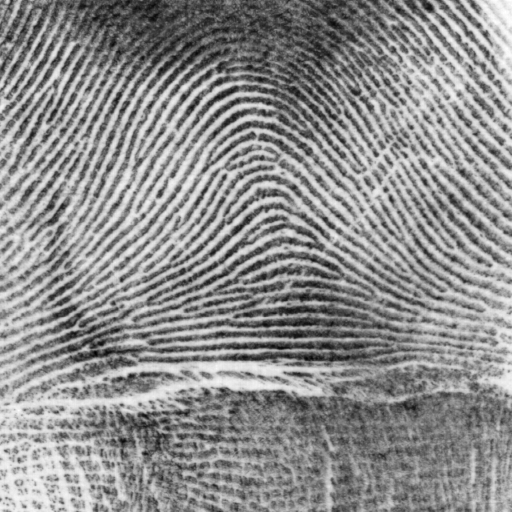
%> input picture Project2/fingerprint.png, 512 x 512 px
$ octave hw2_4_b_1.m   (GNU Octave 9; MATLAB toolbox functions it lacks are replaced by stand-ins)
%> lines starting %> are read from the running program, lines starting %| are printed output that depends on the picture; in (x1, y1, x2, y2) boxes, pixels count from 0 and x2, y2 are one past the last pixel; in counts of white or black regions, pixels touching at a corner belong together; the program's own positions count from 1
%> further down, I is the input picture: size 512x512 uint8; min 0, max 255, mean 141.5
### Project2/func_otsu.m
%Bi-segmentation(choose k which realize largest variance to total mean)
function [It, t] = func_otsu(I)
%I is from 0 to 255

f=I(:);%change to one column
f=double(f);
mg = mean(f);
%> mg = 141.5
vg = var(f);
%> vg = 2620.3
n = length(f);
%> n = 262144
for k = 1:255
    i1 = find(f<k);
    i2 = find(f>=k);
    n1 = length(i1);
    n2 = length(i2);
    m1 = mean(f(i1));
    m2 = mean(f(i2));
    vb(k) = (n1/n)*(m1-mg)^2 + (n2/n)*(m2-mg)^2;
end;
%> this loop made 255 passes
%> (n1, n2, m1, m2) on passes 12 to 14: (18, 262126, 8.72, 141.5), (37, 262107, 10.41, 141.5), (37, 262107, 10.41, 141.5)
%> after the loop, vb = 255 values, max 1906 at index 143, min 0.0764 at index 1, mean 914.7
vb=vb/vg;
%> vb = 255 values, max 0.727 at index 143, min 2.92e-05 at index 1, mean 0.349
[d t] = max(vb);
%> d = 0.727; t = 143
It = I>t;
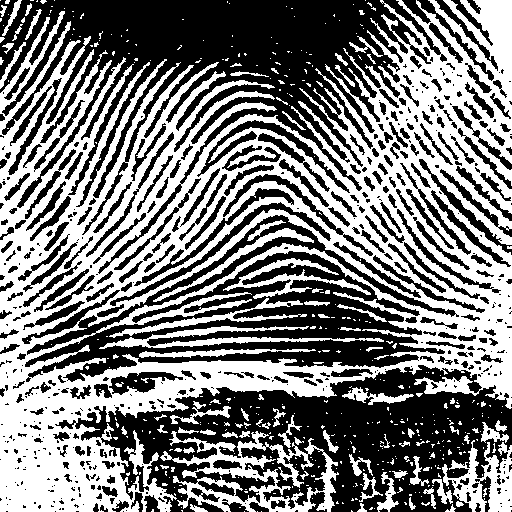
%> It: size 512x512 logical; 48.3% white; 442 white regions (360 under 20 px), largest, box (x1, y1, x2, y2) and area: (0, 0, 512, 512) 105802, (160, 431, 339, 512) 5012, (442, 440, 512, 512) 2387
figure(2);
subplot(2,1,1);hist(f,256);
subplot(2,1,2);plot(vb,'r');
end

### Project2/hw2_4_b_1.m
clear all
close all

I=imread('fingerprint.png');%0-255


[Io, t] = func_otsu(I);
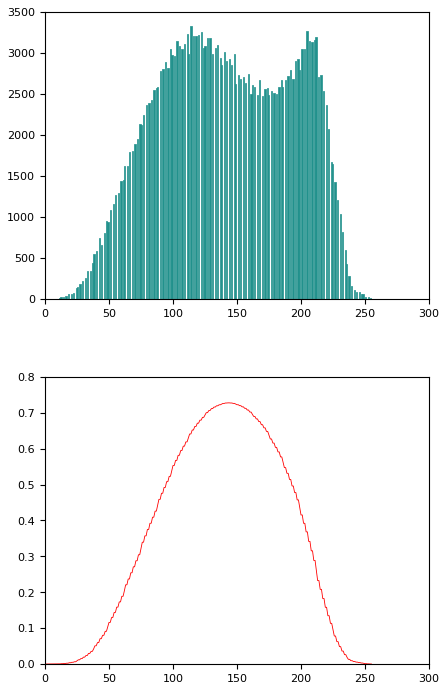
%> figure redrawn from the program's plot data, 2 panels; panel 1: tallest bar 3321 high, from x = 113.6 to 114.6; panel 2: curve peaks at x = 143, y = 0.727
%> t = 143
figure(1);imshow(I);title('original image');
figure(3);imshow(Io);title('image after otsu');
imwrite(Io,'hw2_4_b_1image_after_otsu.png');

$ run again, with Project2/boat.png copied over Project2/fingerprint.png
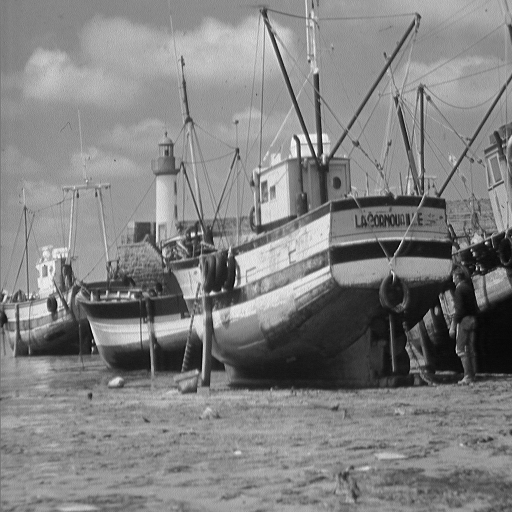
%> input picture Project2/boat.png, 512 x 512 px
%> I is the input picture: size 512x512 uint8; min 0, max 255, mean 129.7
%> mg = 129.7
%> vg = 2178.8
%> the loop in func_otsu, `for k = 1:255` made 255 passes
%> (n1, n2, m1, m2) on passes 2 to 4: (14, 262130, 0.5, 129.7), (20, 262124, 0.95, 129.7), (25, 262119, 1.36, 129.7)
%> after the loop in func_otsu, `for k = 1:255`: vb = 255 values, max 1617.7 at index 103, min 0.12 at index 254, mean 775.4
%> in func_otsu, `vb=vb/vg;`: vb = 255 values, max 0.742 at index 103, min 5.5e-05 at index 254, mean 0.356
%> in func_otsu, `[d t] = max(vb);`: d = 0.742; t = 103
%> in func_otsu, `It = I>t;`:
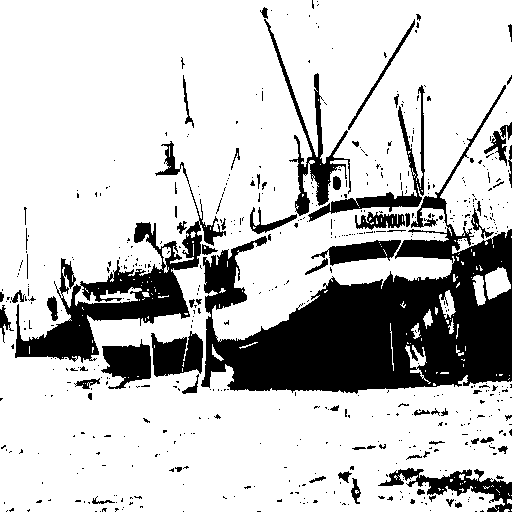
%> It: size 512x512 logical; 77.9% white; 571 black regions (500 under 20 px), largest, box (x1, y1, x2, y2) and area: (201, 85, 512, 394) 31829, (15, 141, 226, 363) 8896, (264, 19, 351, 216) 2385
%> `[Io, t] = func_otsu(I);`:
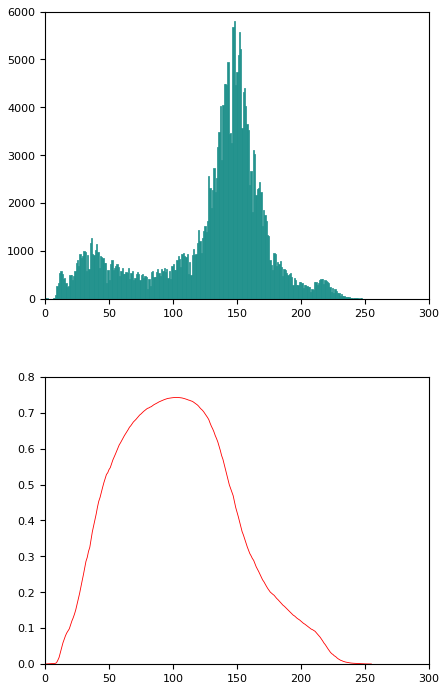
%> figure redrawn from the program's plot data, 2 panels; panel 1: tallest bar 5796 high, from x = 147.4 to 148.4; panel 2: curve peaks at x = 103, y = 0.742

$ run again, with Project2/house.png copied over Project2/fingerprint.png
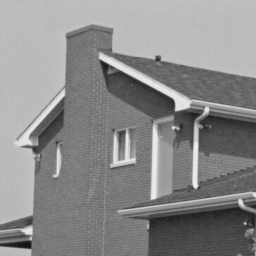
%> input picture Project2/house.png, 256 x 256 px
%> I is the input picture: size 256x256 uint8; min 16, max 239, mean 138
%> mg = 138
%> vg = 2118
%> the loop in func_otsu, `for k = 1:255` made 255 passes
%> (n1, n2, m1, m2) on passes 1 to 3: (0, 65536, NaN, 138), (0, 65536, NaN, 138), (0, 65536, NaN, 138)
%> in func_otsu, `[d t] = max(vb);`: d = 0.781; t = 147
%> in func_otsu, `It = I>t;`:
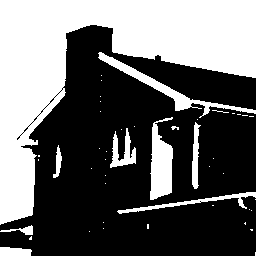
%> It: size 256x256 logical; 39.9% white; 46 white regions (36 under 20 px), largest, box (x1, y1, x2, y2) and area: (0, 0, 256, 225) 21611, (150, 117, 173, 200) 1301, (98, 52, 256, 118) 1228
%> `[Io, t] = func_otsu(I);`:
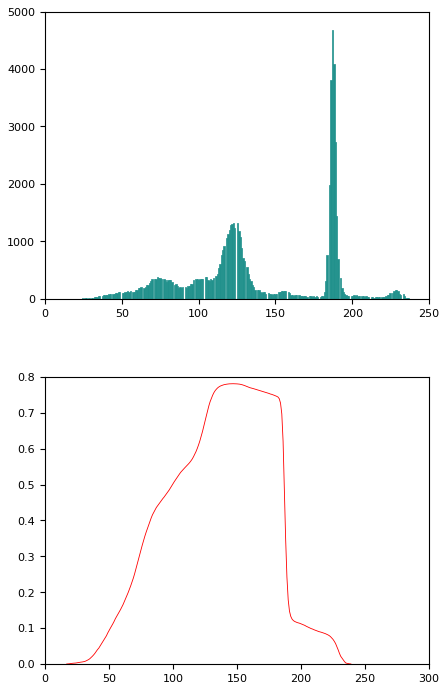
%> figure redrawn from the program's plot data, 2 panels; panel 1: tallest bar 4683 high, from x = 186.7 to 187.6; panel 2: highest point at x = 147, y = 0.781

$ run again, with Project2/hw2_2_image_filter_20_times.png copied over Project2/fingerprint.png
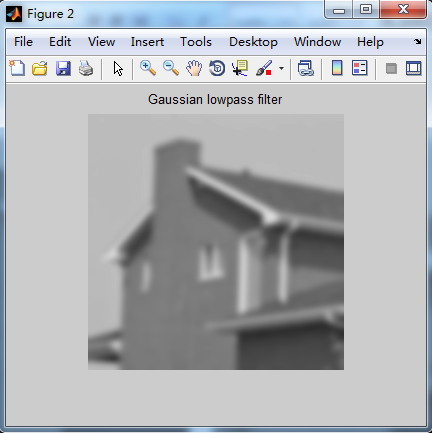
%> input picture Project2/hw2_2_image_filter_20_times.png, 432 x 433 px
%> I is the input picture: size 433x432x3 uint8; mean R, G, B 176.6, 179.1, 182.3
%> mg = 179.3
%> vg = 2340.4
%> the loop in func_otsu, `for k = 1:255` made 255 passes
%> (n1, n2, m1, m2) on passes 1 to 3: (2299, 558869, 0, 180), (2326, 558842, 0.0116, 180.1), (2331, 558837, 0.0159, 180.1)
%> after the loop in func_otsu, `for k = 1:255`: vb = 255 values, max 1863.4 at index 158, min 45.68 at index 255, mean 885.6
%> in func_otsu, `vb=vb/vg;`: vb = 255 values, max 0.796 at index 158, min 0.0195 at index 255, mean 0.378
%> in func_otsu, `[d t] = max(vb);`: d = 0.796; t = 158
%> in func_otsu, `It = I>t;`:
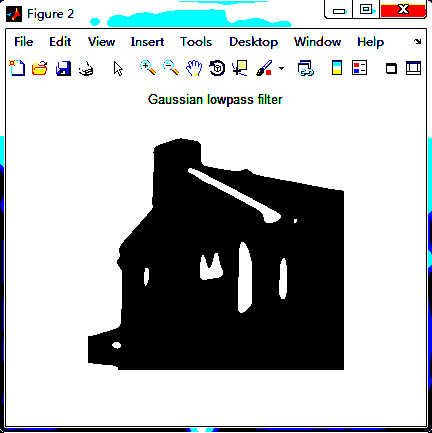
%> It: size 433x432x3 logical; mean R, G, B 0.715, 0.73, 0.735
%> `[Io, t] = func_otsu(I);`:
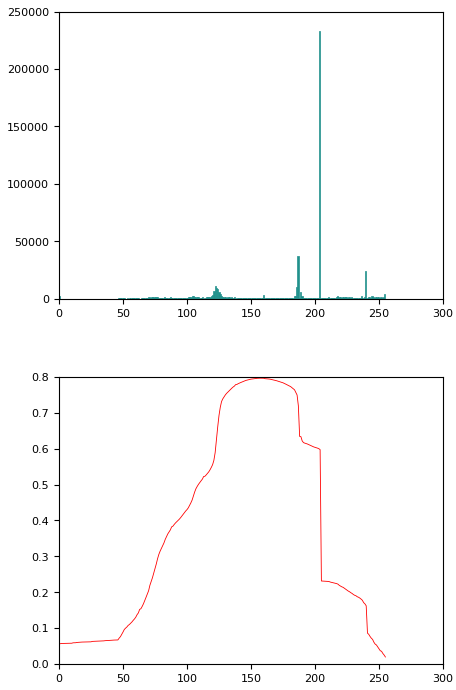
%> figure redrawn from the program's plot data, 2 panels; panel 1: tallest bar 233079 high, from x = 203.2 to 204.2; panel 2: curve peaks at x = 158, y = 0.796
